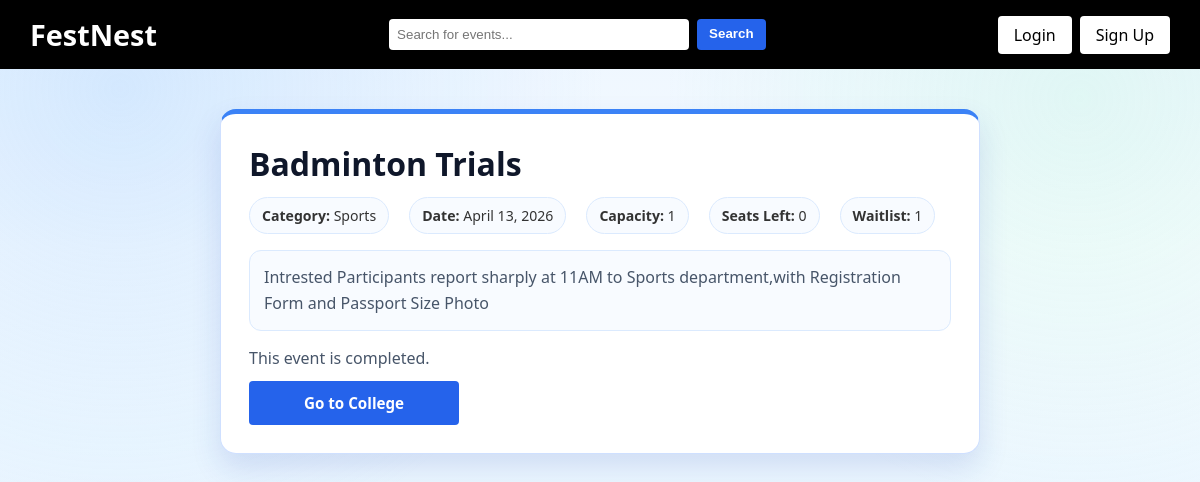
The app's page /event/5/, older data.
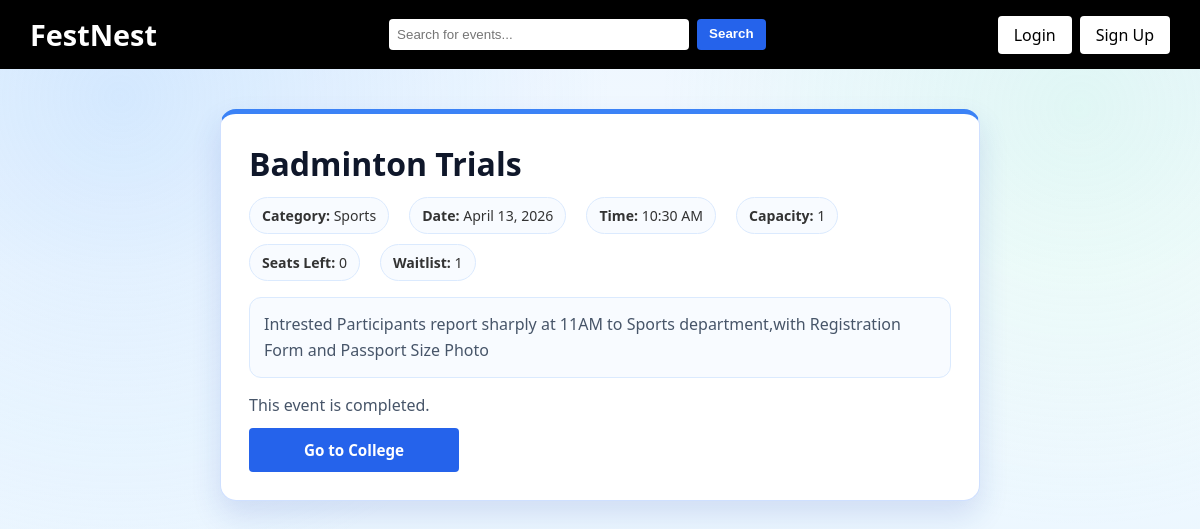
The same page, newer data.
### events/models.py (models this page shows, shortened)
class Event(models.Model):
    CATEGORY_CHOICES = [
        ('cultural', 'Cultural'),
        ('technical', 'Technical'),
        ('sports', 'Sports'),
        ('nss', 'NSS'),
        ('other', 'Other'),
    ]
    title = models.CharField(max_length=200)
    category = models.CharField(max_length=20, choices=CATEGORY_CHOICES)
    date = models.DateField()
    time = models.TimeField(blank=True, null=True)
    description = models.TextField(blank=True)
    capacity_limited = models.BooleanField(default=True)
    capacity = models.PositiveIntegerField(default=100)
    waitlist_enabled = models.BooleanField(default=True)
    is_team_event = models.BooleanField(default=False)
    min_team_size = models.PositiveIntegerField(default=1)
    max_team_size = models.PositiveIntegerField(default=4)
    attendees = models.ManyToManyField(User, blank=True)
    @property
    def seats_left(self):
        if not self.capacity_limited:
            return None
        return max(self.capacity - self.attendees.count(), 0)
    @property
    def is_full(self):
        return self.capacity_limited and self.seats_left == 0

### events/views.py (the view, shortened to what this page needs)
# urls.py: path('event/<int:id>/', views.event_detail, name='event_detail'),
def event_detail(request, id):
    today = timezone.localdate()
    event = get_object_or_404(Event, id=id)
    is_registered = False
    is_waitlisted = False
    user_team = None
    is_team_leader = False
    return render(
        request,
        'event_detail.html',
        {
            'event': event,
            'is_registered': is_registered,
            'is_waitlisted': is_waitlisted,
            'waitlist_count': event.waitlist_entries.count(),
            'is_full': event.is_full,
            'is_past': event.date < today,
            'user_team': user_team,
            'is_team_leader': is_team_leader,
            'submitted_team_count': event.teams.filter(is_submitted=True).count(),
        },
    )

### templates/event_detail.html (shortened to what the changed rows need)
{% extends 'base.html' %}
{% block body_class %}detail-page{% endblock %}
{% block content %}
<div class="container detail-shell">
    <div class="detail-card">
        <h1>{{ event.title }}</h1>
        <div class="detail-meta">
            <p><strong>Category:</strong> {{ event.get_category_display }}</p>
            <p><strong>Date:</strong> {{ event.date }}</p>
            {% if event.time %}
                <p><strong>Time:</strong> {{ event.time|time:"h:i A" }}</p>
            {% endif %}
            {% if event.is_team_event %}
                <p><strong>Type:</strong> Team Event</p>
                <p><strong>Team Size:</strong> {{ event.min_team_size }}-{{ event.max_team_size }}</p>
                <p><strong>Submitted Teams:</strong> {{ submitted_team_count }}</p>
            {% else %}
                {% if event.capacity_limited %}
                    <p><strong>Capacity:</strong> {{ event.capacity }}</p>
                    <p><strong>Seats Left:</strong> {{ event.seats_left }}</p>
                    <p><strong>Waitlist:</strong> {{ waitlist_count }}</p>
                {% endif %}
            {% endif %}
        </div>
        <p class="detail-description">{{ event.description }}</p>
        {% if event.is_team_event %}
            {% if is_past %}
                <p class="registration-note">This event is completed.</p>
                <div class="detail-actions">
                    <a href="{% url 'home' %}" class="cta-btn detail-action-btn back-btn">Go to College</a>
                </div>
            {% elif not user.is_authenticated %}
                <p class="registration-note">Please <a href="{% url 'login' %}">login</a> to manage your team.</p>
                <div class="detail-actions">
                    <a href="{% url 'home' %}" class="cta-btn detail-action-btn back-btn">Go to College</a>
                </div>
            {% elif user_team %}
                <p class="registration-note">
                    Team: <strong>{{ user_team.name }}</strong> |
                    Your Role:
                    {% if is_team_leader %}
                        <span class="role-badge leader">Leader</span>
                    {% else %}
                        <span class="role-badge member">Member</span>
                    {% endif %}
                    |
                    Status:
                    {% if user_team.is_submitted %}
                        <span class="team-status-pill submitted">Submitted</span>
                    {% elif user_team.member_count >= event.max_team_size %}
                        <span class="team-status-pill full">Full</span>
                    {% else %}
                        <span class="team-status-pill progress">In Progress</span>
                    {% endif %}
                </p>
                <div class="invite-line">
                    <span>Invite Code: <strong id="teamInviteCode">{{ user_team.join_code }}</strong></span>
                    <button type="button" class="clear-search-btn copy-code-btn" data-code="{{ user_team.join_code }}">Copy Code</button>
                </div>
                <p class="search-meta">Members ({{ user_team.member_count }}/{{ event.max_team_size }}):</p>
                <ul class="team-members">
                    {% for member in user_team.members.all %}
                        <li>
                            {{ member.username }}
                            {% if member.id == user_team.leader.id %}
                                <span class="role-badge leader">Leader</span>
                            {% else %}
                                <span class="role-badge member">Member</span>
                            {% endif %}
                        </li>
                    {% endfor %}
                </ul>
                {% if user_team.is_submitted %}
                    <p class="registration-note">Your team is submitted for this event.</p>
                    <div class="detail-actions">
                        <a href="{% url 'home' %}" class="cta-btn detail-action-btn back-btn">Go to College</a>
                    </div>
                {% else %}
                    <div class="detail-actions team-action-wrap">
                        {% if is_team_leader %}
                        <form method="post" action="{% url 'submit_team' event.id %}" class="inline-form detail-inline-form">
                            {% csrf_token %}
                            <button type="submit" class="cta-btn detail-action-btn detail-register-btn">Submit Team</button>
                        </form>
                        {% endif %}
                        <form method="post" action="{% url 'leave_team' event.id %}" class="inline-form detail-inline-form">
                            {% csrf_token %}
                            <button type="submit" class="cta-btn detail-action-btn detail-register-btn">Leave Team</button>
                        </form>
                        <a href="{% url 'home' %}" class="cta-btn detail-action-btn back-btn">Go to College</a>
                    </div>
                {% endif %}
            {% else %}
                <div class="team-block">
                    <h3>Create Team</h3>
                    <form method="post" action="{% url 'create_team' event.id %}" class="team-form">
                        {% csrf_token %}
                        <input type="text" name="team_name" placeholder="Enter team name" required>
                        <button type="submit" class="cta-btn detail-action-btn detail-register-btn">Create Team</button>
                    </form>
                </div>
                <div class="team-block">
                    <h3>Join Team</h3>
                    <form method="post" action="{% url 'join_team' event.id %}" class="team-form">
                        {% csrf_token %}
                        <input type="text" name="join_code" placeholder="Enter invite code" required>
                        <button type="submit" class="cta-btn detail-action-btn detail-register-btn">Join Team</button>
                    </form>
                </div>
                <div class="detail-actions">
                    <a href="{% url 'home' %}" class="cta-btn detail-action-btn back-btn">Go to College</a>
                </div>
            {% endif %}
        {% elif is_past %}
            <p class="registration-note">This event is completed.</p>
            <div class="detail-actions">
                <a href="{% url 'home' %}" class="cta-btn detail-action-btn back-btn">Go to College</a>
            </div>
        {% else %}
            <p class="registration-note">Please <a href="{% url 'login' %}">login</a> to register.</p>
            <div class="detail-actions">
                <a href="{% url 'home' %}" class="cta-btn detail-action-btn back-btn">Go to College</a>
            </div>
        {% endif %}
    </div>
</div>
{% endblock %}

Row changes from the older to the newer data that the page shows:
changed Event "Badminton Trials": time (not shown) → "10:30 AM"
Text that changed along with them:
text now shown: "Time:"
